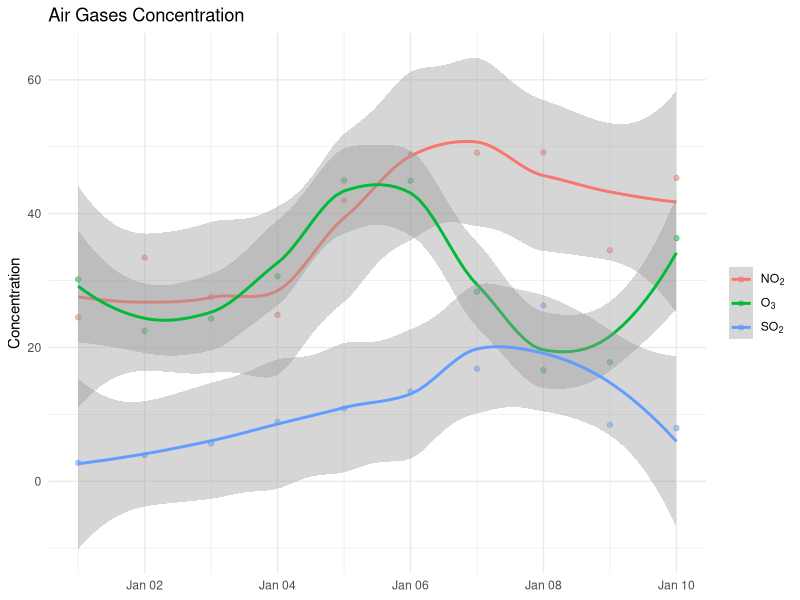

Generate this figure with R:
#  ----------------------------------------------------------------------------
#  R PLOTS EXAMPLES
#  Air Gases: ggplot2 multiple columns
#  File: air_gases.R
#  Enrique Pérez Herrero
#  30/Ago/2015
#  ----------------------------------------------------------------------------
#
#  Run from this folder: Rscript air_gases.R

library(dplyr)
library(tidyr)
library(ggplot2)

formula_expression <- function(formula) {
    # Turns a chemical formula such as "NO2" into the plotmath expression NO[2]
    x <- gsub("(\\d+)", "[\\1]*", formula)
    x <- sub("\\*$", "", x)
    parse(text = x)[[1]]
}


gases_text <- "
      Date       NO2         SO2          O3
2004-01-01  24.49864    2.756818    30.17857
2004-01-02  33.40000    3.912609    22.45514
2004-01-03  27.55435    5.654783    24.33342
2004-01-04  24.87391    8.910000    30.64569
2004-01-05  41.96348    10.893478   44.92825
2004-01-06  48.80913    13.417391   44.91305
2004-01-07  49.10217    16.808696   28.34968
2004-01-08  49.14217    26.273913   16.61955
2004-01-09  34.52261    8.438261    17.80235
2004-01-10  45.33087    7.955217    36.34493
"

# Load the data
gases <- read.table(text = gases_text, header = TRUE)

# Tidy the data: one row per date and gas
gases_long <- gases |>
    mutate(Date = as.Date(Date)) |>
    pivot_longer(-Date, names_to = "Gas", values_to = "Concentration")

# Plot the data, with subscripts in the legend labels (NO₂, SO₂, O₃)
gas_names  <- setdiff(names(gases), "Date")
gas_labels <- setNames(lapply(gas_names, formula_expression), gas_names)

p_gases <- ggplot(gases_long, aes(Date, Concentration, colour = Gas)) +
    geom_point(alpha = .5) +
    geom_smooth(method = "loess", formula = y ~ x) +
    scale_colour_hue(labels = gas_labels) +
    labs(title = "Air Gases Concentration", x = NULL, colour = NULL) +
    theme_minimal()

ggsave("air_gases.png", p_gases, width = 7, height = 4, dpi = 100, bg = "white")
